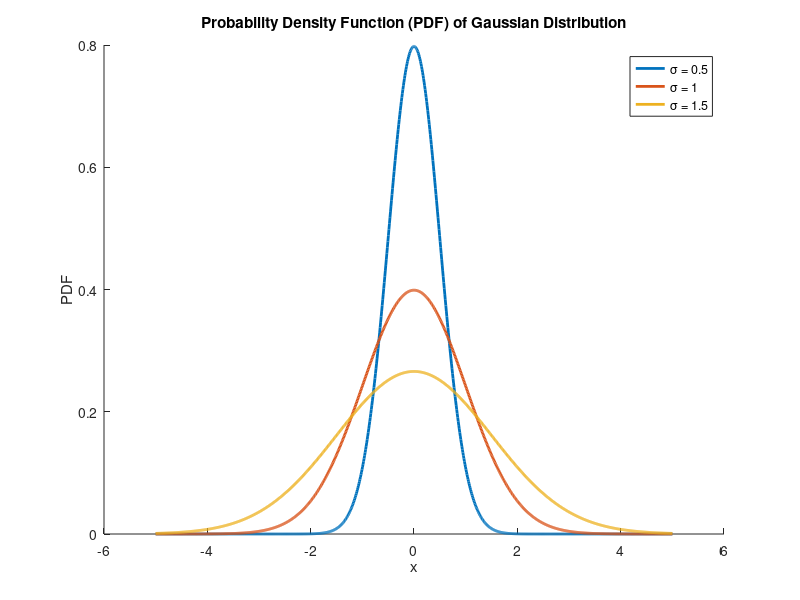
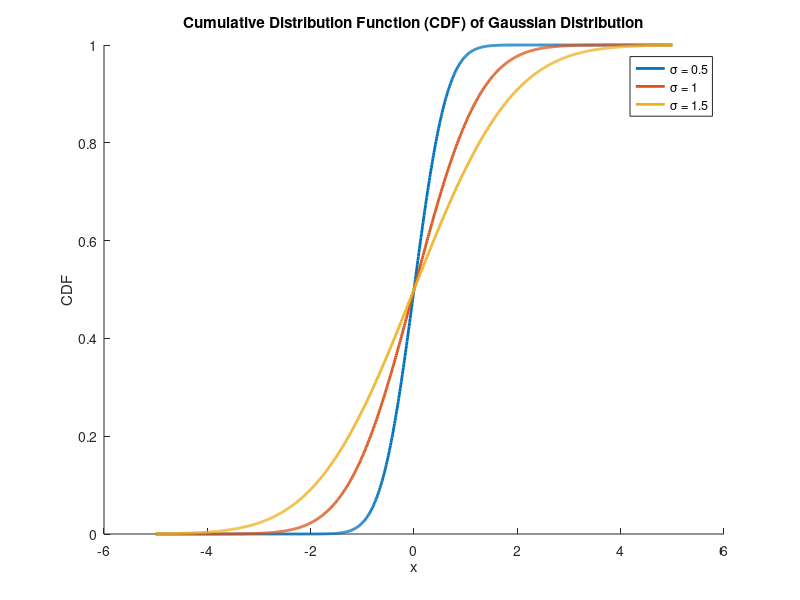

Reproduce these figures in MATLAB, in order.
clc
clear all
close all

mu = 0;
sigmas = [0.5, 1, 1.5]; 

x = linspace(-5, 5, 1000);

figure;
hold on;
for sigma = sigmas
    pdf = exp(-0.5 * ((x - mu) / sigma).^2) / (sigma * sqrt(2 * pi));
    plot(x, pdf, 'LineWidth', 2, 'DisplayName', ['\sigma = ' num2str(sigma)]);
end
title('Probability Density Function (PDF) of Gaussian Distribution');
xlabel('x');
ylabel('PDF');
legend;
hold off;

figure;
hold on;
for sigma = sigmas
    cdf = 0.5 * (1 + erf((x - mu) / (sigma * sqrt(2))));
    plot(x, cdf, 'LineWidth', 2, 'DisplayName', ['\sigma = ' num2str(sigma)]);
end
title('Cumulative Distribution Function (CDF) of Gaussian Distribution');
xlabel('x');
ylabel('CDF');
legend;
hold off;